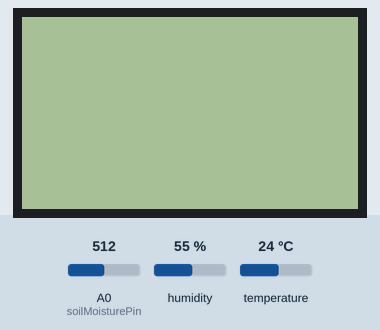
The sketch below on a simulated Arduino Uno, built with avr-gcc and run on an emulated ATmega328P. Shown: 84×48 one-colour display. Inputs (shaded band) come from the test bench; at power-on: temperature 24 °C, A0 (soilMoisturePin) = 512, humidity 55 %. What the sketch prints to the serial monitor is not drawn.

Above: at 1.3 s.
1.4 s: temperature set to 19 °C
At 4.7 s:
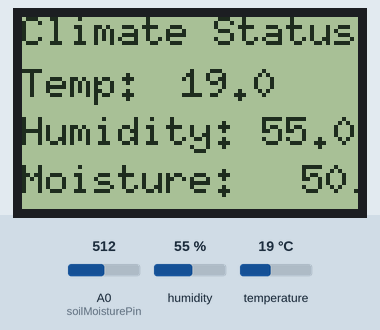
5.3 s: A0 (soilMoisturePin) set to 716
At 6.5 s:
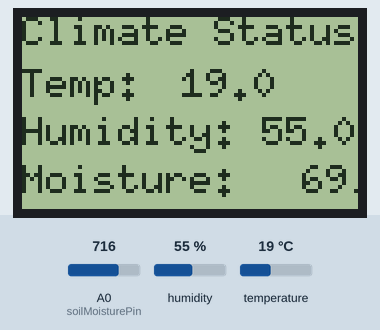
7.7 s: humidity set to 22 %
At 9.6 s:
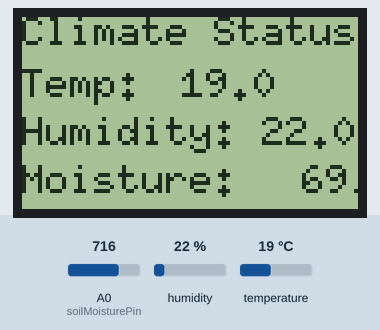
10.1 s: A0 (soilMoisturePin) set to 900
At 11.4 s:
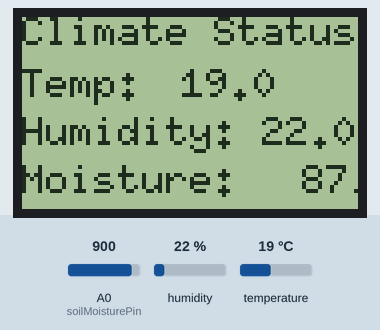
12.5 s: humidity set to 40 %
At 14.5 s:
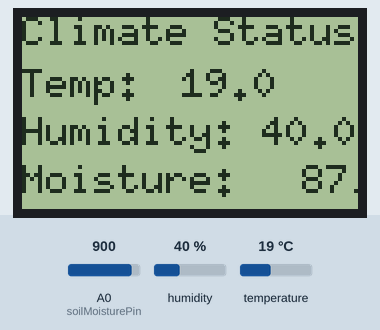
14.9 s: A0 (soilMoisturePin) set to 1023
At 16.7 s:
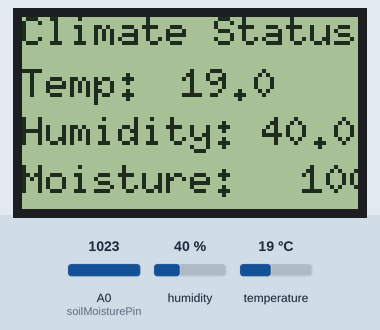
Timing chart, 0 to 18.2 s (numbered marks = the images above; inputs shaded):
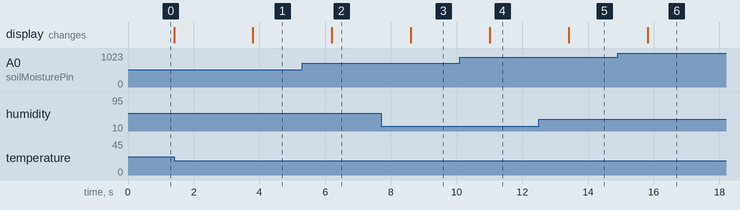

The sketch:

displaysupport.ino
```cpp
#include <U8glib.h>  // Include U8glib library
#include <DHT11.h>   // Include DHT11 library

U8GLIB_PCD8544 u8g(13, 11, 10, 9, 8);
DHT11 dht11(2);  // DHT11 sensor connected to digital pin 2
int soilMoisturePin = A0;  // Analog pin for soil moisture sensor
int Variable1;

void setup(void)
{
  u8g.setFont(u8g_font_6x10);
  Serial.begin(9600);  // Initialize serial communication for debugging
}

void loop(void)
{
  Variable1++;

  if (Variable1 > 150)
  {
    Variable1 = 0;
  }

  char string[10];
  dtostrf(Variable1, 3, 0, string);

  int temperature = dht11.readTemperature();
  int humidity = dht11.readHumidity();

  // Read soil moisture level
  int soilMoisture = analogRead(soilMoisturePin);
  // Map the analog sensor value (0-1023) to a percentage (0-100)
  int soilMoisturePercentage = map(soilMoisture, 0, 1023, 0, 100);

  u8g.firstPage();
  do
  {
    u8g.drawStr(0, 7, "Climate Status");  // (x,y,"Text")
    u8g.drawStr(0, 20, "Temp: ");
    u8g.drawStr(40, 20, dtostrf(temperature, 4, 1, string));
    u8g.drawStr(80, 20, " C");
    u8g.drawStr(0, 32, "Humidity: ");
    u8g.drawStr(60, 32, dtostrf(humidity, 4, 1, string));
    u8g.drawStr(100, 32, " %");
    u8g.drawStr(0, 44, "Moisture: ");
    u8g.drawStr(70, 44, dtostrf(soilMoisturePercentage, 4, 1, string));
    u8g.drawStr(110, 44, " %");

    // Print temperature, humidity, and soil moisture to serial for debugging
    Serial.print("Temperature: ");
    Serial.print(temperature);
    Serial.println(" °C");

    Serial.print("Humidity: ");
    Serial.print(humidity);
    Serial.println(" %");

    Serial.print("Soil Moisture: ");
    Serial.print(soilMoisturePercentage);
    Serial.println(" %");

  } while (u8g.nextPage());

  delay(1000); // Adjust the delay according to your needs
}
```

Measured:
- after the input at 1.4 s, the display: first differs from a run without the input after 2.4 s (image 1)
- after the input at 5.3 s, the display: changes after 0.90 s (image 2)
- after the input at 7.7 s, the display: changes after 0.91 s (image 3)
- after the input at 10.1 s, the display: changes after 0.91 s (image 4)
- after the input at 12.5 s, the display: changes after 0.91 s (image 5)
- after the input at 14.9 s, the display: changes after 0.92 s (image 6)
